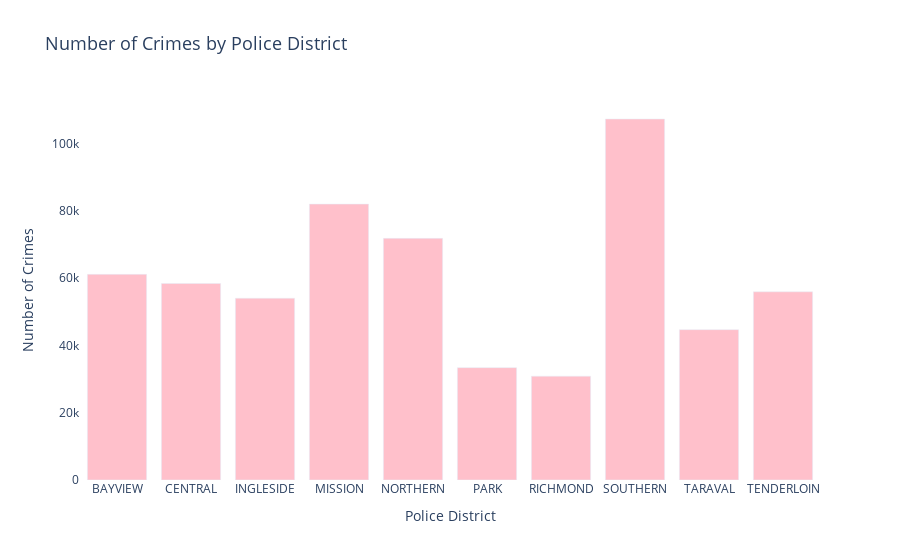

The notebook cell this image was saved under:
### Code cell
import plotly.express as px

crime_counts_by_district = train_clean.groupby('PdDistrict').size().reset_index(name='CrimeCount')

fig = px.bar(
    crime_counts_by_district,
    x='PdDistrict',
    y='CrimeCount',
    title='Number of Crimes by Police District',
    labels={'PdDistrict': 'Police District', 'CrimeCount': 'Number of Crimes'},
    color_discrete_sequence=['pink']
)

fig.update_layout(
    xaxis_tickangle=0,
    plot_bgcolor='white',
    title_font_size=18
)

fig.show()

### Figure 1 — Plotly figure (JSON) as saved in the notebook; plotly's stock layout.template omitted (floating-point values rounded to 4 significant figures)
{"data": [{"alignmentgroup": "True", "hovertemplate": "Police District=%{x}<br>Number of Crimes=%{y}<extra></extra>", "legendgroup": "", "marker": {"color": "pink", "pattern": {"shape": ""}}, "name": "", "offsetgroup": "", "orientation": "v", "showlegend": false, "textposition": "auto", "type": "bar", "x": ["BAYVIEW", "CENTRAL", "INGLESIDE", "MISSION", "NORTHERN", "PARK", "RICHMOND", "SOUTHERN", "TARAVAL", "TENDERLOIN"], "xaxis": "x", "y": [61166, 58453, 54070, 82058, 71876, 33424, 30885, 107378, 44716, 55974], "yaxis": "y"}], "layout": {"barmode": "relative", "legend": {"tracegroupgap": 0}, "plot_bgcolor": "white", "title": {"font": {"size": 18}, "text": "Number of Crimes by Police District"}, "xaxis": {"anchor": "y", "domain": [0, 1], "tickangle": 0, "title": {"text": "Police District"}}, "yaxis": {"anchor": "x", "domain": [0, 1], "title": {"text": "Number of Crimes"}}}}
